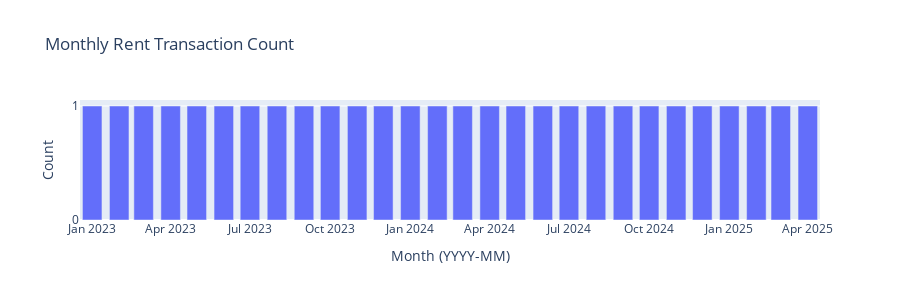

Write notebook code for a chart like this one.
### Markdown cell above
## 7. Fixed Expense Validation: Rent

Check frequency (1/month), amount (30k), payer (Anirban/ICICI).

### Code cell
if not df.empty and 'month' in df.columns:
    print("\n--- Rent Validation ---")
    rent_df = df[(df['category'] == 'Rent') & (df['sub_category'] == 'House Rent')].copy()

    if rent_df.empty:
        logging.warning("No Rent transactions found!")
    else:
        valid = True
        # Check Amount
        if not (rent_df['amount'] == 30000).all():
            logging.error(f"Rent amount incorrect! Found values != 30000: {rent_df[rent_df['amount'] != 30000]['amount'].unique()}")
            valid = False
        # Check User/Account
        if not ((rent_df['user'] == 'Anirban') & (rent_df['account'] == 'Anirban-ICICI')).all():
            logging.error(f"Rent payer incorrect! Found instances not paid by Anirban/Anirban-ICICI.")
            valid = False
        # Check Frequency
        rent_monthly_counts = rent_df.groupby('month').size()
        if (rent_monthly_counts != 1).any():
            logging.error(f"Rent frequency incorrect! Months with counts != 1: {rent_monthly_counts[rent_monthly_counts != 1].index.tolist()}")
            valid = False

        if valid:
            logging.info("Rent transactions appear correct (Amount, Payer, Frequency).")

        # Visualize counts even if correct
        fig_rent_counts = px.bar(rent_monthly_counts.reset_index(name='count'), x='month', y='count', title='Monthly Rent Transaction Count', height=300)
        fig_rent_counts.update_layout(yaxis_title='Count', xaxis_title='Month (YYYY-MM)', showlegend=False, yaxis=dict(tickmode='linear', dtick=1))
        fig_rent_counts.show() # Display inline
        # try: fig_rent_counts.write_image(IMG_DIR / "rent_monthly_counts.png") # Commented out
        # except Exception as e: logging.error(f"Failed to save rent counts plot: {e}")

else:
    print("Skipping Rent validation.")

### Figure 1 — Plotly figure (JSON) as saved in the notebook; plotly's stock layout.template omitted (floating-point values rounded to 4 significant figures)
{"data": [{"hovertemplate": "month=%{x}<br>count=%{y}<extra></extra>", "legendgroup": "", "marker": {"color": "#636efa", "pattern": {"shape": ""}}, "name": "", "orientation": "v", "showlegend": false, "textposition": "auto", "type": "bar", "x": ["2023-01", "2023-02", "2023-03", "2023-04", "2023-05", "2023-06", "2023-07", "2023-08", "2023-09", "2023-10", "2023-11", "2023-12", "2024-01", "2024-02", "2024-03", "2024-04", "2024-05", "2024-06", "2024-07", "2024-08", "2024-09", "2024-10", "2024-11", "2024-12", "2025-01", "2025-02", "2025-03", "2025-04"], "xaxis": "x", "y": [1, 1, 1, 1, 1, 1, 1, 1, 1, 1, 1, 1, 1, 1, 1, 1, 1, 1, 1, 1, 1, 1, 1, 1, 1, 1, 1, 1], "yaxis": "y"}], "layout": {"barmode": "relative", "height": 300, "legend": {"tracegroupgap": 0}, "showlegend": false, "title": {"text": "Monthly Rent Transaction Count"}, "xaxis": {"anchor": "y", "domain": [0, 1], "title": {"text": "Month (YYYY-MM)"}}, "yaxis": {"anchor": "x", "domain": [0, 1], "dtick": 1, "tickmode": "linear", "title": {"text": "Count"}}}}
